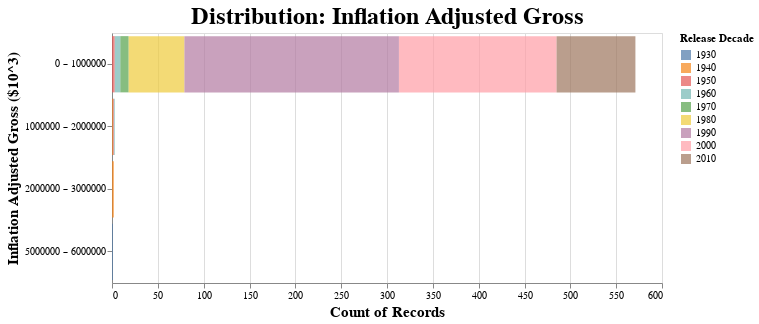

Notebook cell for this chart:
### Markdown cell above
## Inflation Adjusted Gross Distribution By Decade

### Code cell
display_histogram(
    effective_df=complete_df,
    feature="inflation_adjusted_gross",
    target="release_decade",
    maxbins=10,
)

### Figure 1 — Vega-Lite specification as saved in the notebook (floating-point values rounded to 4 significant figures; data arrays with more than 128 entries replaced by an {"elided": "..."} marker saying what was removed)
{"config": {"view": {"continuousWidth": 400, "continuousHeight": 300}, "axis": {"labelFontSize": 10, "titleFontSize": 15}, "title": {"fontSize": 24}}, "data": {"name": "data-984076e69cecfbb63f2e3e58edbebc68"}, "mark": {"type": "bar", "opacity": 0.7}, "encoding": {"color": {"field": "release_decade", "legend": {"title": "Release Decade"}, "type": "nominal"}, "x": {"aggregate": "count", "stack": true, "type": "quantitative"}, "y": {"axis": {"title": "Inflation Adjusted Gross ($10^3)"}, "bin": {"maxbins": 10}, "field": "feature_display", "type": "nominal"}}, "height": 250, "title": "Distribution: Inflation Adjusted Gross", "width": 550, "$schema": "https://vega.github.io/schema/vega-lite/v4.17.0.json", "datasets": {"data-984076e69cecfbb63f2e3e58edbebc68": {"elided": "577 records"}}}
